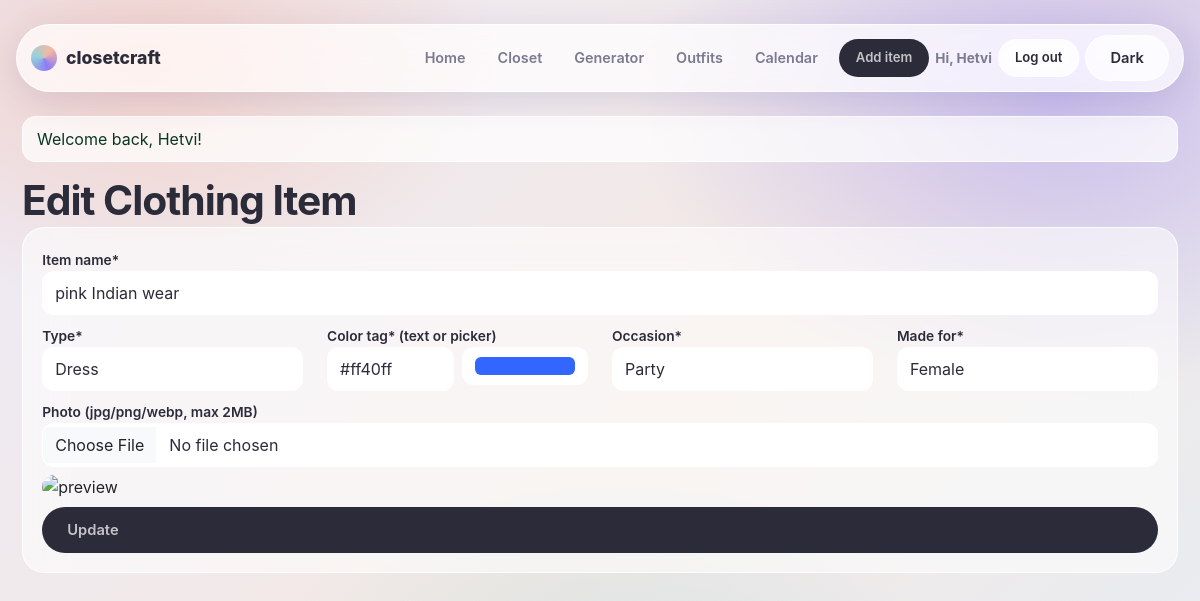
Screenshot of /upload.php?edit=12 (signed in) with the database file from the repository.
### tables this page shows
CREATE TABLE items (
            id INTEGER PRIMARY KEY AUTOINCREMENT,
            name TEXT NOT NULL,
            type TEXT NOT NULL CHECK(type IN ('top','bottom','dress','shoes','outerwear','accessory')),
            color TEXT NOT NULL,
            occasion TEXT NOT NULL CHECK(occasion IN ('casual','formal','party','sports','ethnic')),
            image_path TEXT,
            created_at TEXT NOT NULL
        , for_gender TEXT DEFAULT 'unisex', user_id INTEGER);

### includes/config.php (called while the page is built, shortened)
<?php
function e(string $s): string {
    return htmlspecialchars(trim($s), ENT_QUOTES, 'UTF-8');
}

### upload.php (the view, shortened to what this page needs)
<?php
$uid = currentUser()['id'];
$db = getDB();
$edit = null;
if (isset($_GET['edit'])) {
  $s = $db->prepare("SELECT * FROM items WHERE id=? AND user_id=?"); $s->execute([(int)$_GET['edit'], $uid]);
  $edit = $s->fetch(PDO::FETCH_ASSOC);
}
include __DIR__ . '/includes/header.php';
?>
<h2 class="mt-3"><?= $edit ? 'Edit' : 'Add' ?> Clothing Item</h2>
<form id="uploadForm" method="post" enctype="multipart/form-data" class="card p-3">
  <div class="mb-2"><label>Item name*</label>
    <input name="name" class="form-control" required minlength="3" maxlength="40" pattern="[A-Za-z0-9 ]{3,40}" value="<?= e($edit['name'] ?? '') ?>" placeholder="e.g. Blue Jeans"></div>
  <div class="row">
    <div class="col-md-3 mb-2"><label>Type*</label><select name="type" class="form-select" required>
      <?php foreach (['top','bottom','dress','shoes','outerwear','accessory'] as $t): ?>
      <option <?= ($edit['type']??'')===$t?'selected':'' ?> value="<?= $t ?>"><?= ucfirst($t) ?></option><?php endforeach; ?></select></div>
    <div class="col-md-3 mb-2"><label>Color tag* (text or picker)</label>
      <div class="d-flex gap-2"><input name="color" class="form-control" required value="<?= e($edit['color'] ?? '') ?>" placeholder="blue">
      <input type="color" class="form-control form-control-color" value="#3366ff" oninput="this.previousElementSibling.value=this.value"></div></div>
    <div class="col-md-3 mb-2"><label>Occasion*</label><select name="occasion" class="form-select" required>
      <?php foreach (['casual','formal','party','sports','ethnic'] as $o): ?>
      <option <?= ($edit['occasion']??'')===$o?'selected':'' ?> value="<?= $o ?>"><?= ucfirst($o) ?></option><?php endforeach; ?></select></div>
    <div class="col-md-3 mb-2"><label>Made for*</label><select name="for_gender" class="form-select" required>
      <?php foreach (['unisex','male','female'] as $g): ?>
      <option <?= ($edit['for_gender']??'unisex')===$g?'selected':'' ?> value="<?= $g ?>"><?= ucfirst($g) ?></option><?php endforeach; ?></select></div>
  </div>
  <div class="mb-2"><label>Photo (jpg/png/webp, max 2MB)</label>
    <input id="imageInput" type="file" name="photo" accept="image/*" class="form-control">
    <img id="imgPreview" class="mt-2 style-images" style="max-width:220px;height:auto" alt="preview"></div>
  <button class="btn btn-success"><?= $edit ? 'Update' : 'Save to Closet' ?></button>
</form>
<?php include __DIR__ . '/includes/footer.php'; ?>

### assets/css/style.css (style rules this page uses)
:root { color-scheme: light; --ink: #2b2b3a; --muted: #7a7a90; --glass: rgba(255,255,255,.55); --glass-strong: rgba(255,255,255,.72); --glass-border: rgba(255,255,255,.8); --field: #ffffff; --accent: #8b7cf6; --accent-soft: rgba(139,124,246,.16); --peach: #f6b8a0; --radius: 22px; --shadow: 0 8px 32px rgba(80,70,140,.14); }
* { box-sizing: border-box; }
body { margin: 0; padding: 0; color: var(--ink); background: radial-gradient(600px 400px at 12% 8%, rgba(246,184,160,.5), transparent 60%), radial-gradient(700px 500px at 88% 12%, rgba(139,124,246,.4), transparent 60%), radial-gradient(600px 600px at 50% 100%, rgba(150,210,220,.35), transparent 60%), linear-gradient(135deg, #eceaf6, #f3e9e4 55%, #e6ecf3); background-attachment: fixed; font-family: "Inter", -apple-system, "Segoe UI", Roboto, Helvetica, Arial, sans-serif; -webkit-font-smoothing: antialiased; }
h1, h2, h3 { letter-spacing: -.022em; line-height: 1.08; }
.btn, button.btn { display: inline-flex; align-items: center; gap: 8px; border-radius: 999px !important; padding: 11px 24px; font-weight: 600; font-size: .92rem; cursor: pointer; text-decoration: none; border: 1px solid transparent !important; transition: transform .15s ease, box-shadow .15s ease; }
.btn-primary, .btn-dark, .btn-success { background: var(--ink) !important; color: var(--glass-strong) !important; }
.main-wrap > h2 { font-size: clamp(1.9rem, 3.4vw, 2.6rem); font-weight: 700; margin: 1.8rem 0 .3rem; letter-spacing: -.025em; }
.item-card img, .style-images { width: 100%; height: auto; object-fit: cover; border-radius: 14px; display: block; }
.card { background: var(--glass); border: 1px solid var(--glass-border); border-radius: var(--radius); -webkit-backdrop-filter: blur(20px); backdrop-filter: blur(20px); }
.card.p-3 { padding: 1.2rem !important; }
.form-control, .form-select { border-radius: 12px; border: 1px solid var(--glass-border); padding: 9px 12px; width: 100%; background: var(--field); color: var(--ink); }
.form-control::placeholder { color: var(--muted); opacity: .8; }
.form-select option, select option { background: var(--field); color: var(--ink); }
input[type="date"], input[type="color"] { color: var(--ink); }
label { font-weight: 600; font-size: .86rem; color: var(--ink); }
.card h4, .card label, .card p, .cal-day { color: var(--ink); }
.card .form-control, .card .form-select { color: var(--ink); }

### rows the page displays
items: name "pink Indian wear", type "Dress", color "#ff40ff", occasion "Party", for_gender "Female"

### other values shown
$user['name'] "Hetvi"
$f['msg'] "Welcome back, Hetvi!"
